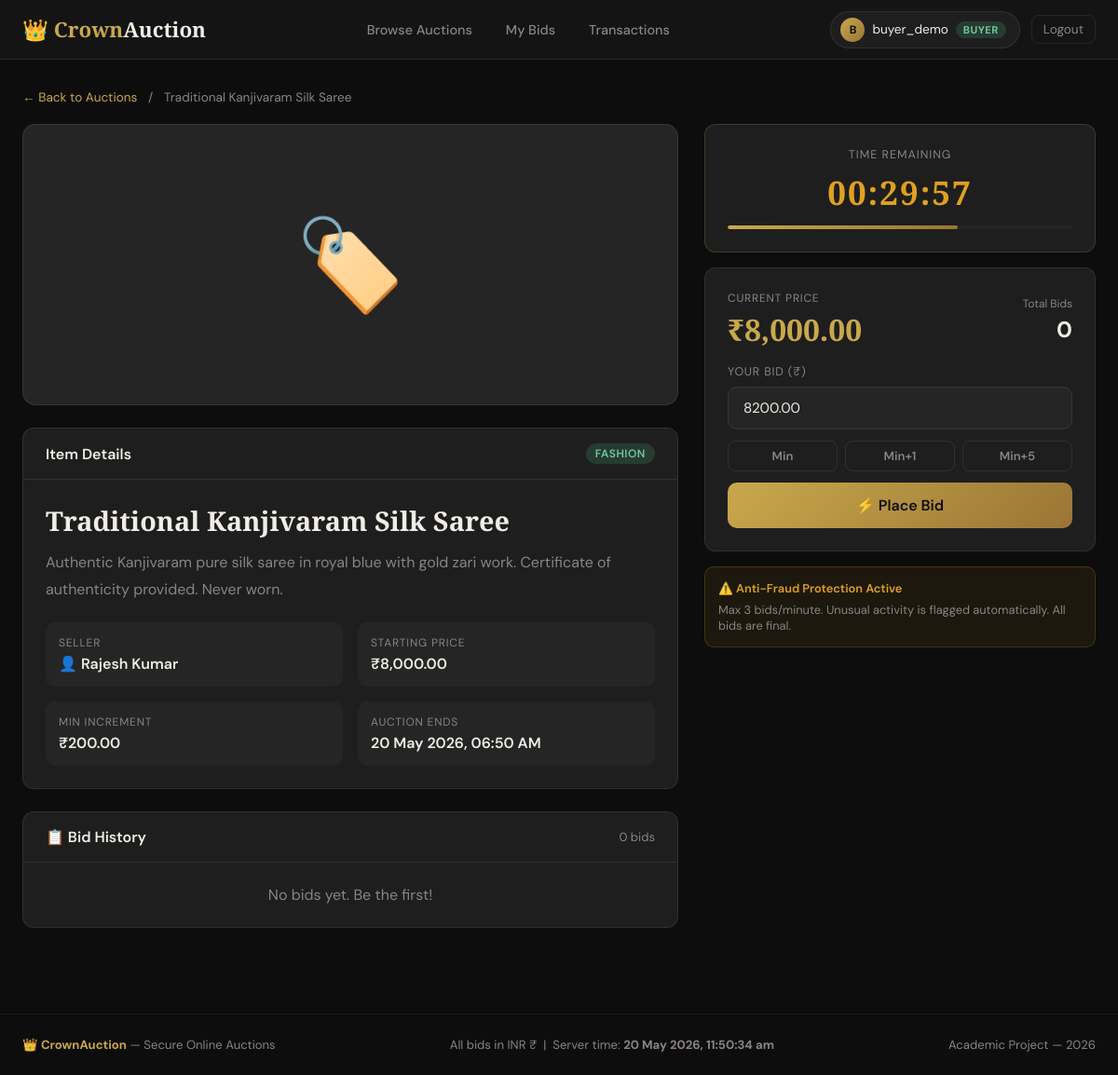
The app's page /views/buyer/auction_detail.php?id=3 (signed in) with its own data.
### tables this page shows
CREATE TABLE auctions (
    id INT UNSIGNED AUTO_INCREMENT PRIMARY KEY,
    seller_id INT UNSIGNED NOT NULL,
    title VARCHAR(200) NOT NULL,
    description TEXT,
    category VARCHAR(100),
    image_path VARCHAR(255),
    starting_price DECIMAL(12,2) NOT NULL,
    current_price DECIMAL(12,2) NOT NULL,
    min_bid_increment DECIMAL(12,2) NOT NULL DEFAULT 1.00,
    reserve_price DECIMAL(12,2) DEFAULT NULL,
    duration_minutes INT NOT NULL,
    start_time DATETIME NOT NULL,
    end_time DATETIME NOT NULL,
    status ENUM('pending','active','ended','cancelled','sold') DEFAULT 'pending',
    winner_id INT UNSIGNED DEFAULT NULL,
    total_bids INT DEFAULT 0,
    is_overridden TINYINT(1) DEFAULT 0,
    override_note TEXT,
    created_at TIMESTAMP DEFAULT CURRENT_TIMESTAMP,
    updated_at TIMESTAMP DEFAULT CURRENT_TIMESTAMP ON UPDATE CURRENT_TIMESTAMP,
    FOREIGN KEY (seller_id) REFERENCES users(id) ON DELETE CASCADE,
    FOREIGN KEY (winner_id) REFERENCES users(id) ON DELETE SET NULL,
    INDEX idx_status (status),
    INDEX idx_seller (seller_id),
    INDEX idx_end_time (end_time)
);

CREATE TABLE users (
    id INT UNSIGNED AUTO_INCREMENT PRIMARY KEY,
    username VARCHAR(50) NOT NULL UNIQUE,
    email VARCHAR(100) NOT NULL UNIQUE,
    password_hash VARCHAR(255) NOT NULL,
    role ENUM('buyer', 'seller', 'admin') NOT NULL DEFAULT 'buyer',
    full_name VARCHAR(100),
    phone VARCHAR(20),
    address TEXT,
    profile_image VARCHAR(255) DEFAULT 'default.png',
    is_banned TINYINT(1) DEFAULT 0,
    ban_reason TEXT,
    is_verified TINYINT(1) DEFAULT 1,
    fraud_score INT DEFAULT 0,
    created_at TIMESTAMP DEFAULT CURRENT_TIMESTAMP,
    updated_at TIMESTAMP DEFAULT CURRENT_TIMESTAMP ON UPDATE CURRENT_TIMESTAMP,
    last_login TIMESTAMP NULL,
    INDEX idx_role (role),
    INDEX idx_email (email),
    INDEX idx_banned (is_banned)
);

### config/database.php (called while the page is built, shortened)
<?php
class Database {
    private static ?PDO $instance = null;
    public static function getInstance(): PDO {
        if (self::$instance === null) {
            $dsn = "mysql:host=" . DB_HOST . ";dbname=" . DB_NAME . ";charset=" . DB_CHARSET;
            $options = [
                PDO::ATTR_ERRMODE            => PDO::ERRMODE_EXCEPTION,
                PDO::ATTR_DEFAULT_FETCH_MODE => PDO::FETCH_ASSOC,
                PDO::ATTR_EMULATE_PREPARES   => false,
                PDO::ATTR_PERSISTENT         => true,
                PDO::MYSQL_ATTR_INIT_COMMAND => "SET NAMES utf8mb4, time_zone = '+05:30'"
            ];
            try {
                self::$instance = new PDO($dsn, DB_USER, DB_PASS, $options);
            } catch (PDOException $e) {
                $isApi = (strpos($_SERVER['REQUEST_URI'] ?? '', '/api/') !== false);
                if ($isApi) {
                    header('Content-Type: application/json');
                    echo json_encode(['success' => false, 'message' => 'Service temporarily unavailable. Please try again.']);
                } else {
                    echo '<div style="font-family:sans-serif;padding:40px;text-align:center;background:#0d0d0d;color:#f0ede6;min-height:100vh;">
                        <h2 style="color:#C9A84C;">&#128274; CrownAuction</h2>
                        <p>Service temporarily unavailable. Please try again in a moment.</p>
                    </div>';
                }
                exit;
            }
        }
        return self::$instance;
    }
    public static function query(string $sql, array $params = []): PDOStatement {
        $stmt = self::getInstance()->prepare($sql);
        $stmt->execute($params);
        return $stmt;
    }
}

### models/AuctionModel.php (called while the page is built, shortened)
<?php
require_once __DIR__ . '/../config/database.php';
class AuctionModel {
    public static function getById(int $id): ?array {
        $stmt = Database::query(
            "SELECT a.*, u.username as seller_name, u.full_name as seller_fullname, u.email as seller_email
             FROM auctions a
             JOIN users u ON a.seller_id = u.id
             WHERE a.id = ? LIMIT 1",
            [$id]
        );
        return $stmt->fetch() ?: null;
    }
}

### includes/session.php (called while the page is built, shortened)
<?php
function isLoggedIn(): bool {
    return isset($_SESSION['user_id']) && !empty($_SESSION['user_id']);
}
function getCurrentUser(): ?array {
    return [
        'id'       => $_SESSION['user_id'],
        'username' => $_SESSION['username'],
        'role'     => $_SESSION['role'],
        'email'    => $_SESSION['email'],
        'name'     => $_SESSION['full_name'] ?? ''
    ];
}
function formatINR(float $amount): string {
    return '₹' . number_format($amount, 2);
}
function timeRemaining(string $endTime): array {
    $now  = new DateTime();
    $end  = new DateTime($endTime);
    $diff = $now->diff($end);
    if ($now >= $end) {
        return ['expired' => true, 'text' => 'Auction Ended'];
    }
    $hours   = $diff->h + ($diff->days * 24);
    $minutes = $diff->i;
    $seconds = $diff->s;
    return [
        'expired' => false,
        'hours'   => $hours,
        'minutes' => $minutes,
        'seconds' => $seconds,
        'total_seconds' => ($hours * 3600) + ($minutes * 60) + $seconds,
        'text'    => sprintf('%02d:%02d:%02d', $hours, $minutes, $seconds)
    ];
}

### models/BidModel.php (called while the page is built, shortened)
<?php
require_once __DIR__ . '/../config/database.php';
class BidModel {
    public static function getByAuction(int $auctionId): array {
        return Database::query(
            "SELECT b.*, u.username, u.full_name
             FROM bids b
             JOIN users u ON b.bidder_id = u.id
             WHERE b.auction_id = ?
             ORDER BY b.amount DESC",
            [$auctionId]
        )->fetchAll();
    }
}

### views/buyer/auction_detail.php (the view, shortened to what this page needs)
<?php
require_once __DIR__ . '/../../config/database.php';
require_once __DIR__ . '/../../includes/session.php';
require_once __DIR__ . '/../../models/AuctionModel.php';
require_once __DIR__ . '/../../models/BidModel.php';
$id = (int)($_GET['id'] ?? 0);
$auction = AuctionModel::getById($id);
$bids     = BidModel::getByAuction($id);
$time     = timeRemaining($auction['end_time']);
$minNext  = (float)$auction['current_price'] + (float)$auction['min_bid_increment'];
$transaction = null;
include __DIR__ . '/../shared/header.php';
?>
<div style="margin-bottom:20px;font-size:0.85rem;color:var(--text-muted);">
  <a href="browse.php" style="color:var(--gold);text-decoration:none;">← Back to Auctions</a>
  <span style="margin:0 8px;">/</span>
  <?= htmlspecialchars($auction['title']) ?>
</div>
<div class="auction-layout">
  <div>
    <div style="margin-bottom:24px;border-radius:14px;overflow:hidden;background:var(--surface);border:1px solid var(--border);">
      <?php
        $imgFile = UPLOAD_PATH . $auction['image_path'];
        $imgUrl  = (file_exists($imgFile) && $auction['image_path'] !== 'default_item.jpg')
                  ? UPLOAD_URL . $auction['image_path'] : null;
      ?>
      <?php if ($imgUrl): ?>
        <img src="<?= $imgUrl ?>" alt="<?= htmlspecialchars($auction['title']) ?>" style="width:100%;max-height:460px;object-fit:cover;display:block;">
      <?php else: ?>
        <div style="height:300px;display:flex;align-items:center;justify-content:center;font-size:6rem;">🏷️</div>
      <?php endif; ?>
    </div>
    <div class="card" style="margin-bottom:24px;">
      <div class="card-header">
        <span class="card-title">Item Details</span>
        <?php if ($auction['category']): ?>
          <span class="badge badge-active"><?= htmlspecialchars($auction['category']) ?></span>
        <?php endif; ?>
      </div>
      <div class="card-body">
        <h1 style="font-family:'Playfair Display',serif;font-size:1.8rem;font-weight:700;margin-bottom:12px;"><?= htmlspecialchars($auction['title']) ?></h1>
        <p style="color:var(--text-muted);line-height:1.8;margin-bottom:20px;"><?= nl2br(htmlspecialchars($auction['description'])) ?></p>
        <div class="grid-2" style="gap:16px;">
          <div style="background:var(--surface);border-radius:10px;padding:14px;">
            <div style="font-size:0.75rem;color:var(--text-muted);text-transform:uppercase;letter-spacing:0.8px;margin-bottom:4px;">Seller</div>
            <div style="font-weight:600;">👤 <?= htmlspecialchars($auction['seller_fullname'] ?: $auction['seller_name']) ?></div>
          </div>
          <div style="background:var(--surface);border-radius:10px;padding:14px;">
            <div style="font-size:0.75rem;color:var(--text-muted);text-transform:uppercase;letter-spacing:0.8px;margin-bottom:4px;">Starting Price</div>
            <div style="font-weight:600;"><?= formatINR($auction['starting_price']) ?></div>
          </div>
          <div style="background:var(--surface);border-radius:10px;padding:14px;">
            <div style="font-size:0.75rem;color:var(--text-muted);text-transform:uppercase;letter-spacing:0.8px;margin-bottom:4px;">Min Increment</div>
            <div style="font-weight:600;"><?= formatINR($auction['min_bid_increment']) ?></div>
          </div>
          <div style="background:var(--surface);border-radius:10px;padding:14px;">
            <div style="font-size:0.75rem;color:var(--text-muted);text-transform:uppercase;letter-spacing:0.8px;margin-bottom:4px;">Auction Ends</div>
            <div style="font-weight:600;"><?= date('d M Y, h:i A', strtotime($auction['end_time'])) ?></div>
          </div>
        </div>
      </div>
    </div>
    <div class="card">
      <div class="card-header">
        <span class="card-title">📋 Bid History</span>
        <span style="font-size:0.82rem;color:var(--text-muted);" id="bid-count-label"><?= count($bids) ?> bids</span>
      </div>
      <div class="card-body" style="padding:0;">
        <div id="bid-history-list" style="padding: 0 24px; max-height: 400px; overflow-y: auto;">
          <?php if (empty($bids)): ?>
            <p style="padding:24px;text-align:center;color:var(--text-muted);">No bids yet. Be the first!</p>
          <?php endif; ?>
        </div>
      </div>
    </div>
  </div>
  <div class="sticky-sidebar">
    <?php if ($auction['status'] === 'ended'): ?>
    <div class="card" style="margin-bottom:20px;border-color:rgba(201,168,76,0.3);">
      <div class="card-body" style="text-align:center;">
        <div style="font-size:3rem;margin-bottom:12px;">🏆</div>
        <h3 style="font-family:'Playfair Display',serif;font-size:1.3rem;margin-bottom:6px;">Auction Ended</h3>
        <?php if ($auction['winner_id']): ?>
          <div class="winner-badge" style="text-align:left;">
            <div style="font-size:0.75rem;color:var(--text-muted);text-transform:uppercase;letter-spacing:0.8px;margin-bottom:4px;">Winner</div>
            <div style="font-weight:700;font-size:1.1rem;color:var(--gold);">
              <?= htmlspecialchars(!empty($bids) ? $bids[0]['username'] : '—') ?>
            </div>
            <div style="font-size:0.75rem;color:var(--text-muted);margin-top:4px;">Winning Bid: <strong style="color:var(--text);"><?= formatINR($auction['current_price']) ?></strong></div>
          </div>
          <?php if ((int)$auction['winner_id'] === (int)$user['id'] && $transaction): ?>
            <a href="transaction_detail.php?id=<?= $transaction['id'] ?>" class="btn btn-gold" style="width:100%;justify-content:center;">
              🎉 View Transaction & Contact Seller
            </a>
          <?php endif; ?>
        <?php else: ?>
          <p style="color:var(--text-muted);">No bids were placed.</p>
        <?php endif; ?>
      </div>
    </div>
    <?php else: ?>
    <div class="card" style="margin-bottom:16px;border-color:rgba(201,168,76,0.2);">
      <div class="card-body" style="text-align:center;">
        <div style="font-size:0.78rem;color:var(--text-muted);text-transform:uppercase;letter-spacing:1px;margin-bottom:8px;">Time Remaining</div>
        <div class="timer-display" id="main-timer" style="color:<?= $time['total_seconds'] < 300 ? 'var(--danger)' : 'var(--gold)' ?>;">
        </div>
        <div style="height:4px;background:var(--surface);border-radius:2px;margin-top:12px;overflow:hidden;">
          <div id="timer-progress" style="height:100%;background:linear-gradient(90deg,var(--gold),var(--gold-dark));border-radius:2px;transition:width 1s linear;width:<?= min(100, max(0, 100 - ($time['total_seconds'] / ($auction['duration_minutes'] * 60)) * 100)) ?>%;"></div>
        </div>
      </div>
    </div>
    <div class="card" style="margin-bottom:16px;">
      <div class="card-body">
        <div style="display:flex;justify-content:space-between;align-items:center;margin-bottom:16px;">
          <div>
            <div style="font-size:0.75rem;color:var(--text-muted);text-transform:uppercase;letter-spacing:0.8px;margin-bottom:4px;">Current Price</div>
            <div id="current-price" style="font-family:'Playfair Display',serif;font-size:2rem;font-weight:700;color:var(--gold);">
              <?= formatINR($auction['current_price']) ?>
            </div>
          </div>
          <div style="text-align:right;">
            <div style="font-size:0.75rem;color:var(--text-muted);margin-bottom:4px;">Total Bids</div>
            <div id="total-bids" style="font-size:1.5rem;font-weight:700;"><?= $auction['total_bids'] ?></div>
          </div>
        </div>
        <?php if ((int)$auction['seller_id'] !== (int)$user['id']): ?>
        <form id="bid-form">
          <div style="margin-bottom:12px;">
            <label style="display:block;font-size:0.78rem;color:var(--text-muted);text-transform:uppercase;letter-spacing:0.8px;margin-bottom:8px;">Your Bid (₹)</label>
            <div class="bid-input-group">
              <input type="number" name="amount" id="bid-amount" class="form-control"
                min="<?= $minNext ?>" step="<?= $auction['min_bid_increment'] ?>"
                placeholder="Min: <?= number_format($minNext, 2) ?>"
                value="<?= number_format($minNext, 2, '.', '') ?>">
            </div>
          </div>
          <div style="display:flex;gap:8px;margin-bottom:12px;">
            <button type="button" class="btn btn-outline btn-sm" style="flex:1;justify-content:center;"
              onclick="document.getElementById('bid-amount').value = <?= number_format($minNext, 2, '.', '') ?>">
              Min
            </button>
            <button type="button" class="btn btn-outline btn-sm" style="flex:1;justify-content:center;"
              onclick="document.getElementById('bid-amount').value = <?= number_format($minNext + (float)$auction['min_bid_increment'], 2, '.', '') ?>">
              Min+1
            </button>
            <button type="button" class="btn btn-outline btn-sm" style="flex:1;justify-content:center;"
              onclick="document.getElementById('bid-amount').value = <?= number_format($minNext + ((float)$auction['min_bid_increment'] * 5), 2, '.', '') ?>">
              Min+5
            </button>
          </div>
          <button type="submit" id="bid-btn" class="btn btn-gold" style="width:100%;justify-content:center;font-size:1rem;padding:14px;">
            ⚡ Place Bid
          </button>
        </form>
        <?php else: ?>
          <div class="alert alert-warning" style="text-align:center;">You cannot bid on your own auction.</div>
        <?php endif; ?>
      </div>
    </div>
    <div style="background:rgba(224,160,32,0.08);border:1px solid rgba(224,160,32,0.2);border-radius:10px;padding:14px;font-size:0.8rem;color:var(--text-muted);">
      <div style="font-weight:600;color:var(--warning);margin-bottom:6px;">⚠️ Anti-Fraud Protection Active</div>
      Max <?= MAX_BIDS_PER_MINUTE ?> bids/minute. Unusual activity is flagged automatically. All bids are final.
    </div>
    <?php endif; ?>
  </div>
</div>
<?php include __DIR__ . '/../shared/footer.php'; ?>

### records on screen
auctions: title "Traditional Kanjivaram Silk Saree", category "FASHION", description "Authentic Kanjivaram pure silk saree in royal blue with gold zari work. Certificate of authenticity provided. Never worn.", seller.full_name "Rajesh Kumar", starting_price "₹8,000.00", min_bid_increment "₹200.00", end_time "20 May 2026, 06:50 AM", current_price "₹8,000.00", total_bids "0", amount "8200.00"

### other values on screen
substr($user['username'], 0, 1) "B"
$user['username'] "buyer_demo"
$user['role'] "BUYER"
count($bids) "0"
MAX_BIDS_PER_MINUTE "3"
